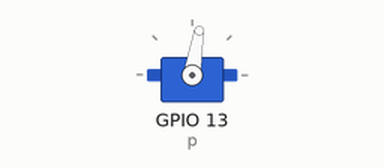
Bench run of a program on a simulated Raspberry Pi (BCM pin numbers). On the bench: servo. Servo angles are drawn from the pulse width (0.5 ms = 0°, 2.5 ms = 180°); what the program prints to the terminal is not drawn. At 9.0 s the program stops and its outputs stay as they are.

Above: at 0.1 s.
Timing chart, 0 to 10.5 s (numbered marks = the images above):
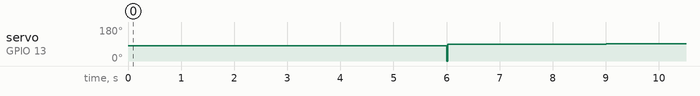

The program:

motor_py2.py
```python
import RPi.GPIO as GPIO
import time

print "Servo Motor"

GPIO.setmode(GPIO.BCM)
GPIO.setup(13, GPIO.OUT)

p = GPIO.PWM(13, 50)
p.start(7)

for i in range(0,-100):
        print i
        duty = 1./18. *(i) +2
        p.ChangeDutyCycle(duty)
time.sleep(3)
for i in range(-100,-300):
        print i
        duty = 1./18. *(i) +2
        p.ChangeDutyCycle(duty)

print 'ww'
time.sleep(3)
for i in range(0, 100):
        print i
        duty = 1./18. *(i) +2
        p.ChangeDutyCycle(duty)
time.sleep(3)
for i in range(100,200):
        print i
        duty = 1./18. *(i) +2
        p.ChangeDutyCycle(duty)
p.stop()
GPIO.cleanup()
```

Measured:
- by itself, servo on GPIO 13 (p): 81° → 90° at 6.0 s, → 91° 3.0 s later
